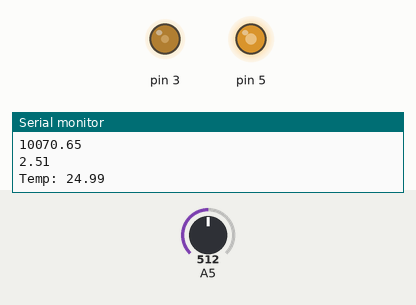
This sketch was run on a simulated Arduino Uno, built with avr-gcc and run on an emulated ATmega328P. Shown: output pins drawn as LEDs (lit = HIGH), the last lines printed to the serial monitor. The inputs (shaded band) are chosen by the test bench; at power-on: A5 = 512.

Above: at 1.2 s.
1.3 s: A5 set to 1023
At 2.4 s:
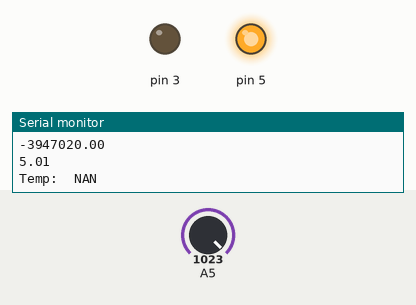
2.8 s: A5 set to 577
4.3 s: A5 set to 559
At 4.7 s:
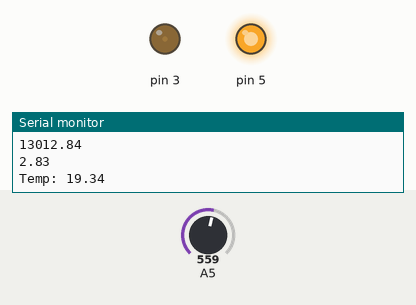
5.8 s: A5 set to 306
At 7.0 s:
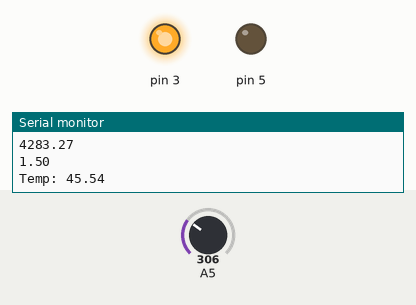
7.3 s: A5 set to 388
8.8 s: A5 set to 420
At 9.3 s:
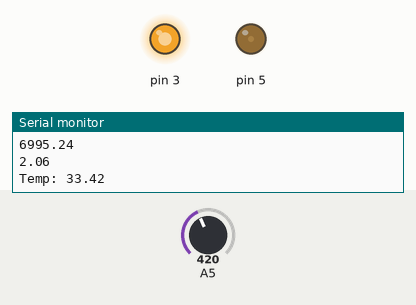
Timing chart, 0 to 11.3 s (numbered marks = the images above; inputs shaded):
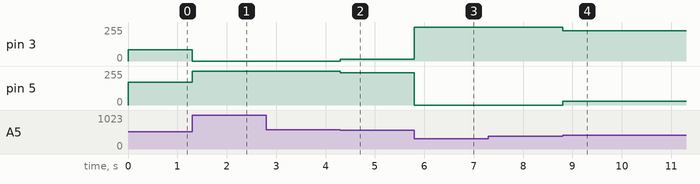

Measured:
- after the input at 1.3 s, pin 3: 85/255 → 0/255 at once; pin 5: 169/255 → 255/255 at once
- after the input at 4.3 s, pin 3: 0/255 → 13/255 at once; pin 5: 255/255 → 241/255 at once
- after the input at 5.8 s, pin 3: 13/255 → 255/255 at once; pin 5: 241/255 → 0/255 at once
- after the input at 8.8 s, pin 3: 255/255 → 227/255 at once; pin 5: 0/255 → 27/255 at once

The sketch:

Temperature-RGB-detector.ino
```cpp
unsigned long beginSerial = 0;
unsigned long beginLED = 0;    //unused for RGB version
int interval = 1000;
int LED = LOW;                 //unused for RGB version
void setup()
{
  pinMode(5, OUTPUT);
  pinMode(3, OUTPUT);
  pinMode(A5, INPUT);
  Serial.begin(9600);

}
//Room temp units = 465.532 truncated to 465
void loop()
{
  unsigned long current = millis();
  float temp_Units = analogRead(A5);
  float temp_Volts = analogRead(A5)*.0049;
  float therm_resist = -(10000.00*temp_Volts / 5.00)/(temp_Volts/5.00 -1.00);
  float temp = (1.00/(log(therm_resist/10000.00)/3950.00 + (1.00/298.15))) - 273;

  String str = "Temp: ";
  if(current - beginSerial >=interval){
    Serial.println(therm_resist);
    Serial.println(temp_Volts);
    Serial.println(str + temp);
    beginSerial = beginSerial + interval;
  }
  //range is from 20C - 35C, room temp is somewhere in middle
  float red = 255 - (((temp_Units-402.08)/165.58)*255);
  float blue = ((temp_Units-402.08)/165.58)*255;
  if(blue>255){
    blue = 255;
  }
  else if (blue<0){
    blue = 0;
  }
  if(red>255){
    red = 255;
  }
  else if (red<0){
    red = 0;
  }
  analogWrite(3, red);
  analogWrite(5, blue);
}


//INITIAL RED LED BLINKING/STEADY CODE:
// if(temp_Units>=465){//465 units
//     if(current - beginLED >= interval){
// 		digitalWrite(7,LED);
//       beginLED = current;
//       if(LED == HIGH){
//       	LED = LOW;
//       }
//       else if(LED == LOW){
//     	LED = HIGH;
//       }

//     }
//   }
//   else if(temp_Units<465){
//     digitalWrite(7, HIGH);
//   }
```
